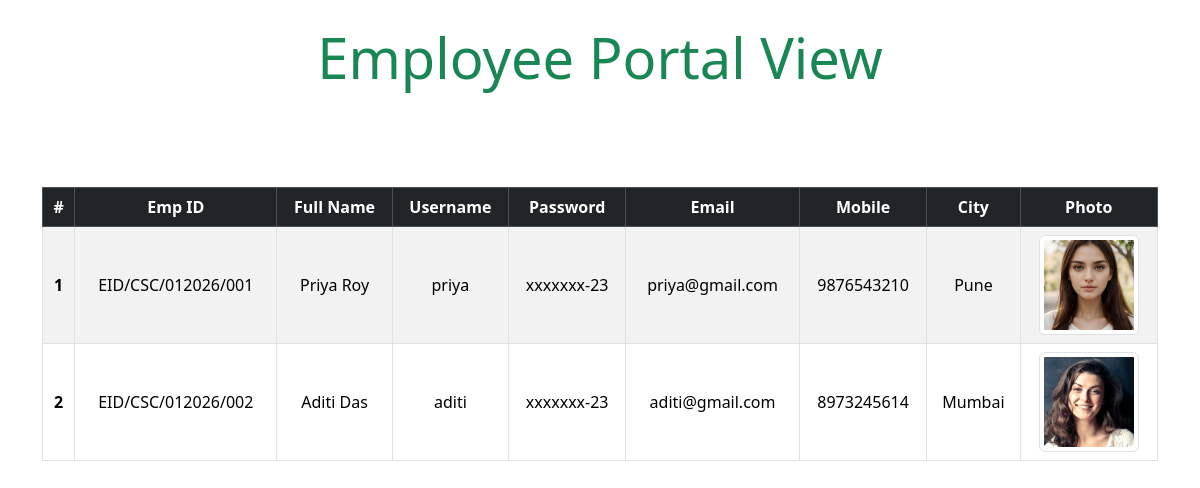
Page /php/view.php on the committed database.
### tables this page shows
CREATE TABLE `employee` (
  `eid` varchar(30) NOT NULL,
  `empname` varchar(255) NOT NULL,
  `username` varchar(30) NOT NULL,
  `password` varchar(20) NOT NULL,
  `email` varchar(50) NOT NULL,
  `mobile` varchar(10) NOT NULL,
  `city` varchar(50) NOT NULL,
  `photo_path` varchar(255) NOT NULL
);

### php/view.php (the view, shortened to what this page needs)
<?php
include "connection.php";
?>
<html lang="en">
<head>
    <link rel="stylesheet" href="https://cdn.jsdelivr.net/npm/bootstrap@5.3.8/dist/css/bootstrap.min.css">
</head>
<body>
    <div class="container">
        <div class="row">
            <div class="col">
                <h1 class="display-4 text-center text-success fw-normal my-4">Employee Portal View</h1>
            </div>
        </div>
    </div>
    <br><br>
    <div class="container">
        <div class="row">
            <div class="col">
                <table class="table mt-4 table-striped  text-center align-middle table-bordered">
                    <thead class="table-dark">
                        <th scope="col">#</th>
                        <th scope="col">Emp ID</th>
                        <th scope="col">Full Name</th>
                        <th scope="col">Username</th>
                        <th scope="col">Password</th>
                        <th scope="col">Email </th>
                        <th scope="col">Mobile</th>
                        <th scope="col">City</th>
                        <th scope="col">Photo</th>
                    </thead>
                    <tbody>
                        <?php
                    $sql = "SELECT DISTINCT * FROM `employee`";
                    $query = mysqli_query($conn,$sql);
                    if(mysqli_num_rows($query)>0)
                    {
                        $count= 1;
                        while($row=mysqli_fetch_assoc($query))
                        {
                            echo "<tr>".PHP_EOL;
                            echo "<th scope='row'>".$count++."</th>".PHP_EOL;
                            echo "<td>".$row['eid']."</td>".PHP_EOL;
                            echo "<td>".$row['empname']."</td>".PHP_EOL;
                            echo "<td>".$row['username']."</td>".PHP_EOL;
                            echo "<td>".str_repeat('x',strlen($row['password'])-2)."-".substr($row['password'],-2)."</td>".PHP_EOL;
                            echo "<td>".$row['email']."</td>".PHP_EOL;
                            echo "<td>".$row['mobile']."</td>".PHP_EOL;
                            echo "<td>".$row['city']."</td>".PHP_EOL;
                            echo "<td><img src='".$row['photo_path']."' class='img-thumbnail' width='100px'></td>".PHP_EOL;
                            echo "</tr>".PHP_EOL;
                        }
                    }
                        ?>
                    </tbody>
                </table>
            </div>
        </div>
    </div>
</body>
</html>

### rows in the picture
employee: eid "EID/CSC/012026/001", empname "Priya Roy", username "priya", password "xxxxxxx", password "23", email "priya@gmail.com", mobile "9876543210", city "Pune", photo_path (picture)
employee: eid "EID/CSC/012026/002", empname "Aditi Das", username "aditi", password "xxxxxxx", password "23", email "aditi@gmail.com", mobile "8973245614", city "Mumbai", photo_path (picture)
